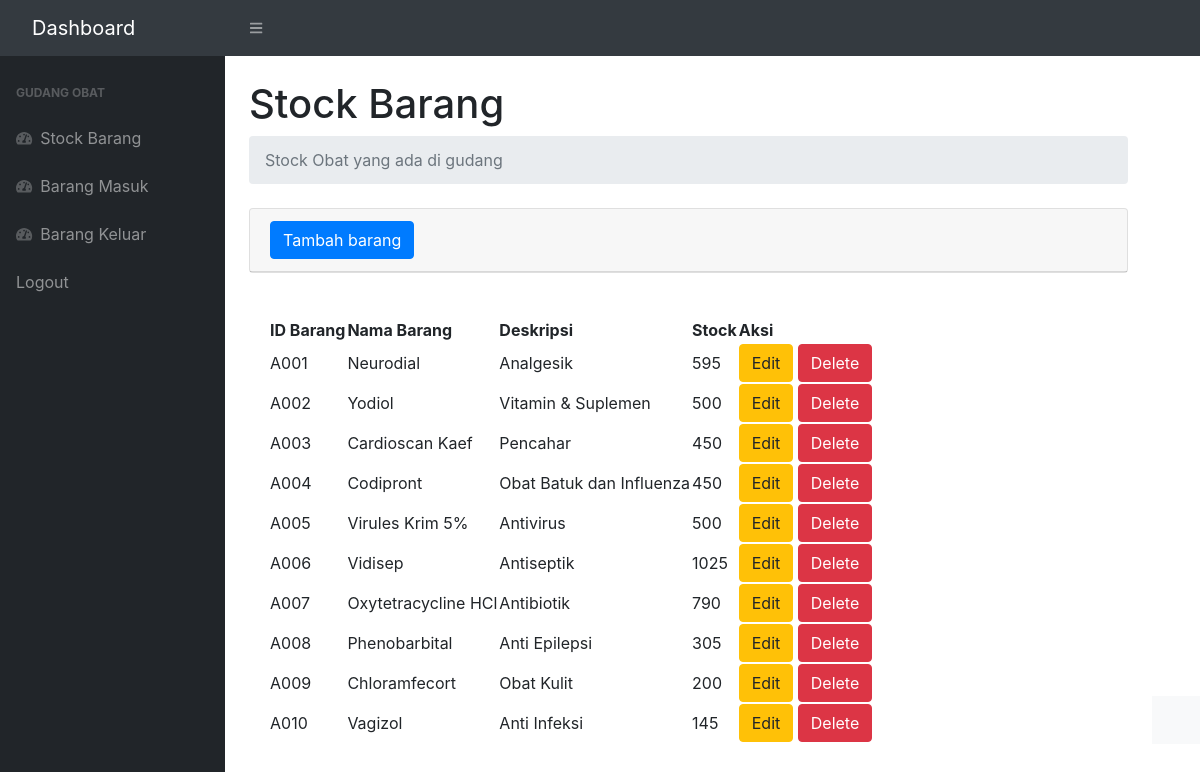
The app's page / (signed in) with its own data.
### tables this page shows
CREATE TABLE `barang` (
  `id_barang` varchar(5) NOT NULL,
  `nama_barang` varchar(30) DEFAULT NULL,
  `deskripsi` varchar(50) DEFAULT NULL,
  `stock` int(11) DEFAULT NULL
);

### index.php (the view, shortened to what this page needs)
<?php
    include 'koneksi.php';
?>
<!DOCTYPE html>
<html lang="en">
    <head>
        <link href="https://cdn.jsdelivr.net/npm/simple-datatables@latest/dist/style.css" rel="stylesheet" />
        <link href="css/styles.css" rel="stylesheet" />
        <link rel="stylesheet" href="https://maxcdn.bootstrapcdn.com/bootstrap/4.5.2/css/bootstrap.min.css">
    </head>
    <body class="sb-nav-fixed">
        <nav class="sb-topnav navbar navbar-expand navbar-dark bg-dark">
            <a class="navbar-brand ps-3" href="index.php">Dashboard</a>
            <button class="btn btn-link btn-sm order-1 order-lg-0 me-4 me-lg-0" id="sidebarToggle" href="#!"><i class="fas fa-bars"></i></button>
        </nav>
        <div id="layoutSidenav">
            <div id="layoutSidenav_nav">
                <nav class="sb-sidenav accordion sb-sidenav-dark" id="sidenavAccordion">
                    <div class="sb-sidenav-menu">
                        <div class="nav">
                            <div class="sb-sidenav-menu-heading">Gudang Obat</div>
                            <a class="nav-link" href="index.php">
                                <div class="sb-nav-link-icon"><i class="fas fa-tachometer-alt"></i></div>
                                Stock Barang
                            </a>
                            <a class="nav-link" href="masuk.php">
                                <div class="sb-nav-link-icon"><i class="fas fa-tachometer-alt"></i></div>
                                Barang Masuk
                            </a>
                            <a class="nav-link" href="keluar.php">
                                <div class="sb-nav-link-icon"><i class="fas fa-tachometer-alt"></i></div>
                                Barang Keluar
                            </a>
                            <a class="nav-link" href="logout.php">
                                Logout
                            </a>
                        </div>
                    </div>
                </nav>
            </div>
            <div id="layoutSidenav_content">
                <main>
                    <div class="container-fluid px-4">
                        <h1 class="mt-4">Stock Barang</h1>
                        <ol class="breadcrumb mb-4">
                            <li class="breadcrumb-item active">Stock Obat yang ada di gudang</li>
                        </ol>
                        <div class="card mb-4">
                            <div class="card-header">
                            <button type="button" class="btn btn-primary" data-toggle="modal" data-target="#myModal">
                                Tambah barang
                            </button>
                            </div>
                        </div>
                            <div class="card-body">
                                <table id="datatablesSimple">
                                    <thead>
                                        <tr>
                                            <th>ID Barang</th>
                                            <th>Nama Barang</th>
                                            <th>Deskripsi</th>
                                            <th>Stock</th>
                                            <th>Aksi</th>
                                        </tr>
                                    </thead>
                                    <tbody>
                                    <?php
                                    $ambilsemuadataStock=mysqli_query($connect, "select * from barang");
                                    while($data=mysqli_fetch_array($ambilsemuadataStock)){
                                        $idbarang = $data['id_barang'];
                                        $namabarang = $data['nama_barang'];
                                        $deskripsi = $data ['deskripsi'];
                                        $stock = $data['stock'];
                                    ?>
                                    <tr>
                                    <td><?=$idbarang;?></td>
                                    <td><?=$namabarang;?></td>
                                    <td><?=$deskripsi;?></td>
                                    <td><?=$stock;?></td>
                                    <td>
                                    <button type="button" class="btn btn-warning" data-toggle="modal" data-target="#edit<?=$idbarang;?>">
                                        Edit
                                    </button>
                                    <button type="button" class="btn btn-danger" data-toggle="modal" data-target="#delete<?=$idbarang;?>">
                                        Delete
                                    </button>
                                    </td>
                                    </tr>
                                    <?php
                                    };
                                    ?>
                                    </tbody>
                                </table>
                            </div>
                        </div>
                    </div>
                <footer class="py-4 bg-light mt-auto">
                </footer>
            </div>
    </body>
</html>

### records on screen
barang: id_barang "A001", nama_barang "Neurodial", deskripsi "Analgesik", stock "595"
barang: id_barang "A002", nama_barang "Yodiol", deskripsi "Vitamin & Suplemen", stock "500"
barang: id_barang "A003", nama_barang "Cardioscan Kaef", deskripsi "Pencahar", stock "450"
barang: id_barang "A004", nama_barang "Codipront", deskripsi "Obat Batuk dan Influenza", stock "450"
barang: id_barang "A005", nama_barang "Virules Krim 5%", deskripsi "Antivirus", stock "500"
barang: id_barang "A006", nama_barang "Vidisep", deskripsi "Antiseptik", stock "1025"
barang: id_barang "A007", nama_barang "Oxytetracycline HCl", deskripsi "Antibiotik", stock "790"
barang: id_barang "A008", nama_barang "Phenobarbital", deskripsi "Anti Epilepsi", stock "305"
barang: id_barang "A009", nama_barang "Chloramfecort", deskripsi "Obat Kulit", stock "200"
barang: id_barang "A010", nama_barang "Vagizol", deskripsi "Anti Infeksi", stock "145"
